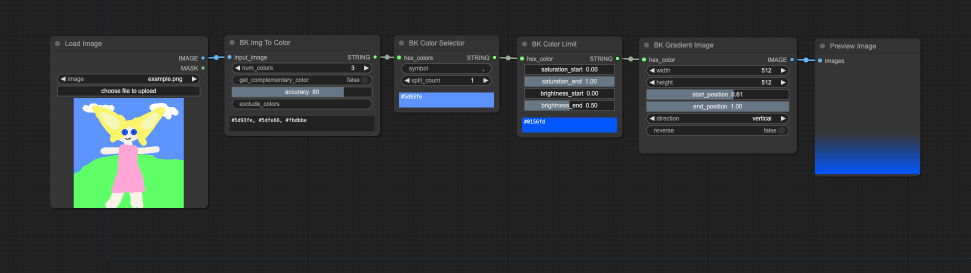
#> input picture GetImageColor.png, 1941 x 546 px (shown at 1/2 size)
$ python -i node_image_random_layout.py   (imports and definitions only)
#> lines starting #> are read from the running program, lines starting #| are printed output that depends on the picture; after the words box and inside, x2 and y2 are one past the last pixel; in counts of white or black regions, pixels touching at a corner belong together
#> further down, picture is the input picture: PIL image 1941x546 RGBA; mean R, G, B, A 44.9, 49.7, 51.8, 255
import torch
import numpy as np
from PIL import Image, ImageDraw
import random
import cv2
from skimage.morphology import skeletonize
from .functions_image import tensor2pil, pil2tensor


class BK_ImageRandomLayout:
    # [18 lines left out: function INPUT_TYPES, not called in this run]

    CATEGORY = "⭐️ Baikong/Image"

    RETURN_TYPES = ("IMAGE", "IMAGE", "IMAGE")
    RETURN_NAMES = ("IMAGE", "PATH_PREVIEW", "POINTS_PREVIEW")
    FUNCTION = "exec"
    OUTPUT_NODE = False
    DESCRIPTION = """
Extract black lines from path_image as a path, and scatter batch images along this path.
从 path_image 中提取黑色线条作为路径，并将 image_list 中的图像散布在该路径上。
- Random: 随机选择图片放置，确保分布均匀
- Isometric: 沿路径等距离放置图片
- Sequential: 按照输入图片的顺序循环放置
"""

    @staticmethod
    def extract_skeleton_path(binary_array):
        """Extract skeleton path from binary array"""
        # Skeletonize binary image
        skeleton = skeletonize(binary_array)
        # Gets the coordinates of the skeleton point
        path = np.column_stack(np.where(skeleton > 0))
        return path

    def extract_path(self, image):
        """Extract path from image and preprocess it"""
        try:
            # Convert to grayscale and binarize
            gray = np.array(image.convert('L'))
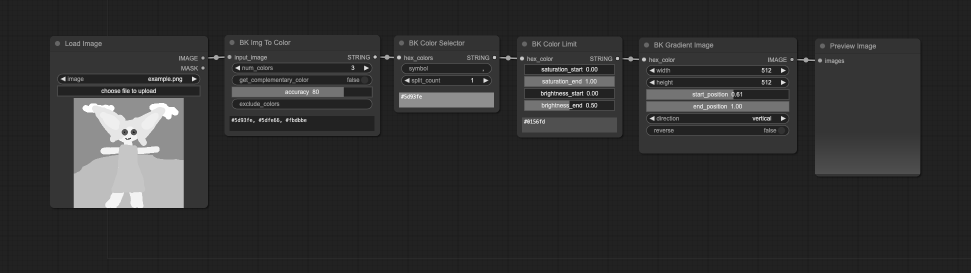
#> gray: shape (546, 1941) (shown at 1/2 size); min 0, max 255, mean 48.5
            _, binary = cv2.threshold(gray, 128, 255, cv2.THRESH_BINARY_INV)
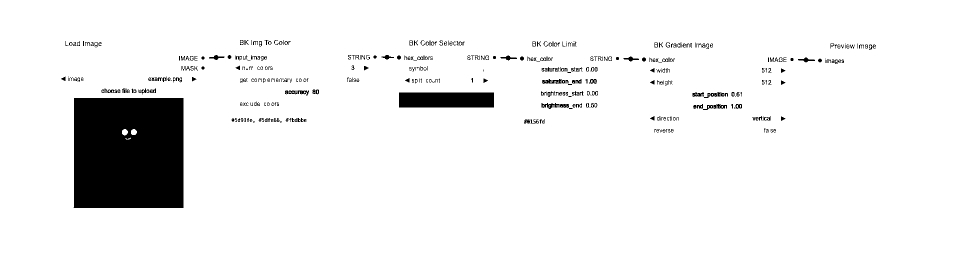
#> binary: shape (546, 1941) (shown at 1/2 size); 93.9% white; 426 black regions (179 under 20 px), largest, box (x1, y1, x2, y2) and area: (147, 196, 367, 416) 47924, (798, 185, 988, 215) 5700, (1084, 158, 1123, 168) 231

            # Make sure the binary image contains only 0 and 1
            binary = binary.astype(bool).astype(np.uint8)

            # Refine lines
            kernel = np.ones((3,3), np.uint8)
            binary = cv2.erode(binary, kernel, iterations=1)
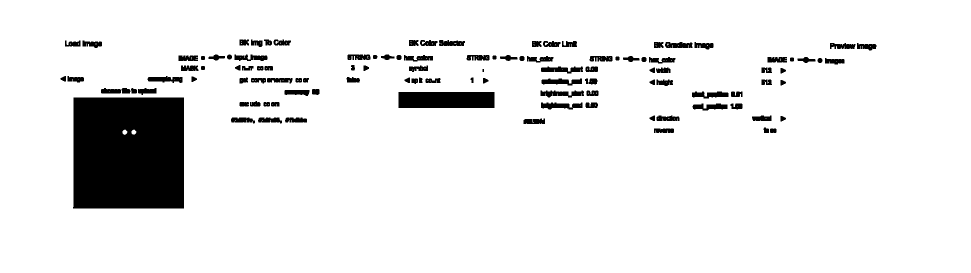
#> binary: shape (546, 1941) (shown at 1/2 size); values 0 (black) and 1 (white), 92.1% white; 112 black regions (1 under 20 px), largest, box (x1, y1, x2, y2) and area: (146, 195, 368, 417) 48918, (797, 184, 989, 216) 6144, (1082, 205, 1165, 219) 795

            # Extraction skeleton
            path = self.extract_skeleton_path(binary)
#> in extract_skeleton_path, `skeleton = skeletonize(binary_array)`:
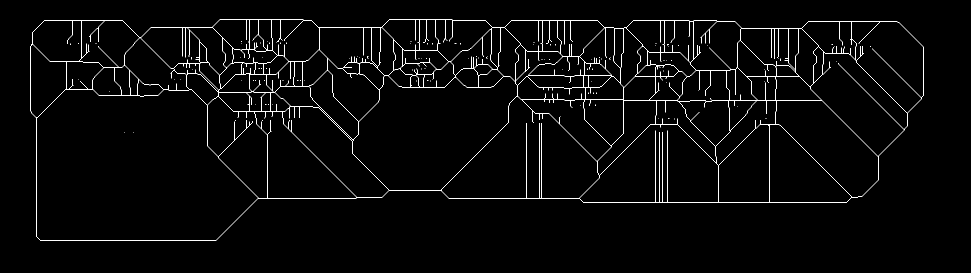
#> skeleton: shape (546, 1941) bool (shown at 1/2 size); 2% white in thin lines or dots, all inside (x1, y1, x2, y2) = (60, 39, 1847, 482)
#> in extract_skeleton_path, `path = np.column_stack(np.where(skeleton > 0))`: path = 21038 pairs, first value 39 to 481, second value 60 to 1846

            if len(path) < 10:
                print("[BK_ImageRandomLayout] ├ ERROR Path too short, need at least 10 points")
                # Return a simple default path (circle) if extraction fails
                t = np.linspace(0, 2*np.pi, 100)
                radius = min(image.width, image.height) // 4
                center_x, center_y = image.width // 2, image.height // 2
                x = center_x + radius * np.cos(t)
                y = center_y + radius * np.sin(t)
                path = np.column_stack([y, x]).astype(int)
                print("[BK_ImageRandomLayout] ├ PROCE Created default circular path with 100 points")

            # Limit points and simplify path if it's too complex
            if len(path) > 1000:
                # Use Douglas-Peucker algorithm to simplify path
                max_points = 1000
                indices = np.linspace(0, len(path) - 1, max_points, dtype=int)
#> indices = 1000 values from 0 to 21037
                path = path[indices]
#> path = 1000 pairs, first value 39 to 481, second value 60 to 1846
                print(f"[BK_ImageRandomLayout] ├ PROCE Simplified path from {len(path)} to {max_points} points")
#| [BK_ImageRandomLayout] ├ PROCE Simplified path from 1000 to 1000 points

            # Swap the x and y to make sure the CANVAS doesn't rotate 90 degrees
            path = path[:, [1, 0]]
#> path = 1000 pairs, first value 60 to 1846, second value 39 to 481

            print(f"[BK_ImageRandomLayout] ○ INPUT Extracted path with {len(path)} points")
#| [BK_ImageRandomLayout] ○ INPUT Extracted path with 1000 points
            return path
        except Exception as e:
            print(f"[BK_ImageRandomLayout] ├ ERROR Extract_path: {e}")
            # Return a simple default path (circle) if extraction fails
            t = np.linspace(0, 2*np.pi, 100)
            radius = 100  # Default radius if image dimensions are unknown
            center_x, center_y = 256, 256  # Default center
            x = center_x + radius * np.cos(t)
            y = center_y + radius * np.sin(t)
            path = np.column_stack([x, y]).astype(int)
            print("[BK_ImageRandomLayout] ├ PROCE Created default circular path due to error")
            return path

    # [215 lines left out: functions select_points, select_images, process_image, draw_preview, exec, not called in this run]

>>> from PIL import Image
>>> picture = Image.open('../GetImageColor.png')
>>> result = BK_ImageRandomLayout().extract_path(picture)
#> result has the same summary as path in extract_path
